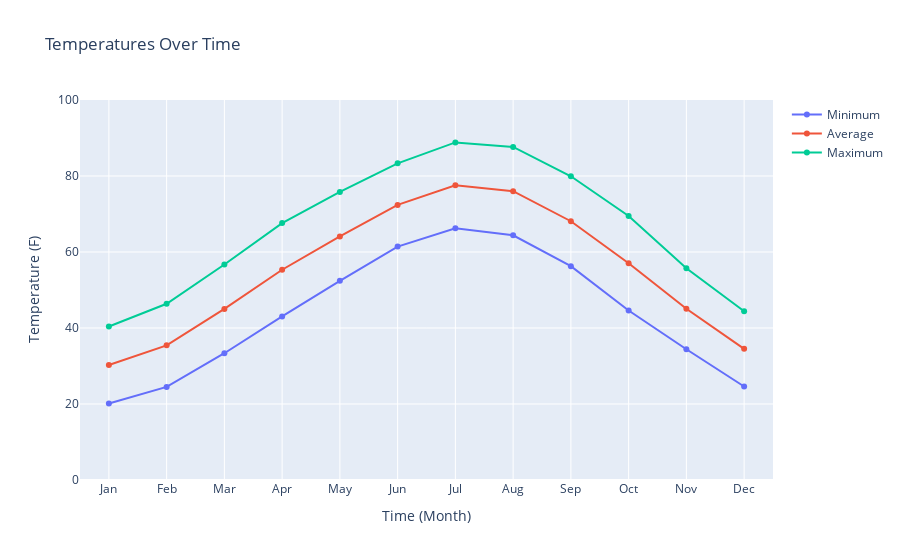

Here is the notebook cell this chart was saved with:
### Code cell
fig = go.Figure()

trace_tmin = go.Scatter(x=x_monthly, y=wc_df['tmin'], name='Minimum')
trace_tavg = go.Scatter(x=x_monthly, y=wc_df['tavg'], name='Average')
trace_tmax = go.Scatter(x=x_monthly, y=wc_df['tmax'], name='Maximum')

fig.add_trace(trace_tmin)
fig.add_trace(trace_tavg)
fig.add_trace(trace_tmax)

update_xaxes_months(fig)
fig.update_yaxes(title='Temperature (F)', range=[0, 100])
fig.update_layout(title='Temperatures Over Time')

fig.show()

### Figure 1 — Plotly figure (JSON) as saved in the notebook; plotly's stock layout.template omitted (floating-point values rounded to 4 significant figures)
{"data": [{"name": "Minimum", "type": "scatter", "x": [1, 2, 3, 4, 5, 6, 7, 8, 9, 10, 11, 12], "y": [20.12, 24.5, 33.36, 43.04, 52.4, 61.43, 66.25, 64.39, 56.27, 44.59, 34.4, 24.6]}, {"name": "Average", "type": "scatter", "x": [1, 2, 3, 4, 5, 6, 7, 8, 9, 10, 11, 12], "y": [30.25, 35.44, 45.03, 55.33, 64.1, 72.39, 77.55, 76.02, 68.1, 57.04, 45.05, 34.51]}, {"name": "Maximum", "type": "scatter", "x": [1, 2, 3, 4, 5, 6, 7, 8, 9, 10, 11, 12], "y": [40.39, 46.37, 56.7, 67.6, 75.8, 83.34, 88.84, 87.65, 79.92, 69.49, 55.7, 44.41]}], "layout": {"title": {"text": "Temperatures Over Time"}, "xaxis": {"range": [0.5, 12.5], "ticktext": ["Jan", "Feb", "Mar", "Apr", "May", "Jun", "Jul", "Aug", "Sep", "Oct", "Nov", "Dec"], "tickvals": [1, 2, 3, 4, 5, 6, 7, 8, 9, 10, 11, 12], "title": {"text": "Time (Month)"}}, "yaxis": {"range": [0, 100], "title": {"text": "Temperature (F)"}}}}
